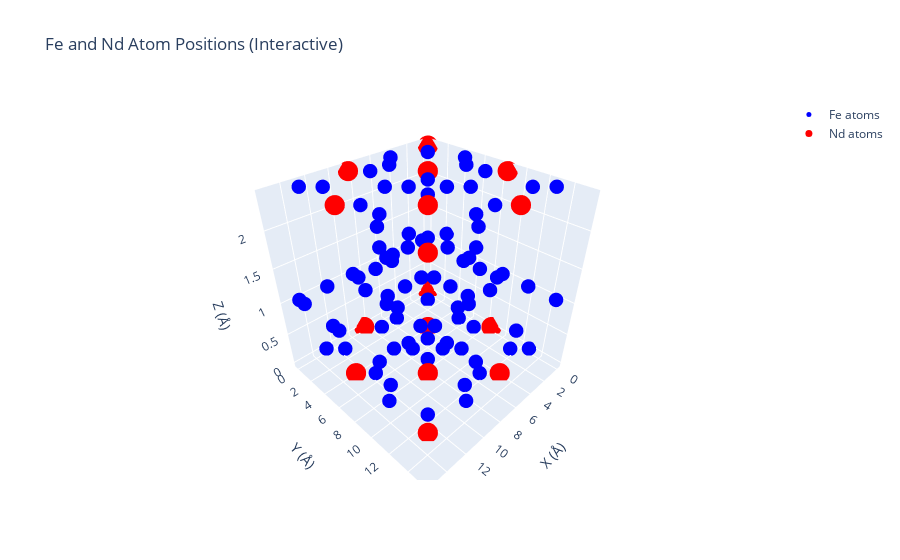

The code cell stored with this chart in its notebook:
### Code cell
import numpy as np
import plotly.graph_objects as go

# Load both datasets
fe_data = np.loadtxt('Parcial2/CMA_simulated annealing_imanes_Fe_positions.txt')
nd_data = np.loadtxt('Parcial2/CMA_simulated annealing_imanes_Nd_positions.txt')
# Create interactive 3D scatter plot with both atom types
fig = go.Figure()

# Add Fe atoms (red)
fig.add_trace(go.Scatter3d(
    x=fe_data[:, 0],
    y=fe_data[:, 1],
    z=fe_data[:, 2],
    mode='markers',
    name='Fe atoms',
    marker=dict(
        size=5,
        color='blue',
        symbol='circle'
    )
))

# Add Nd atoms (blue)
fig.add_trace(go.Scatter3d(
    x=nd_data[:, 0],
    y=nd_data[:, 1],
    z=nd_data[:, 2],
    mode='markers',
    name='Nd atoms',
    marker=dict(
        size=7,  # Slightly larger for Nd
        color='red',
        symbol='circle'
    )
))

fig.update_layout(
    title='Fe and Nd Atom Positions (Interactive)',
    scene=dict(
        xaxis_title='X (Å)',
        yaxis_title='Y (Å)',
        zaxis_title='Z (Å)',
        #aspectmode='data'  # Keep aspect ratio
    ),
    showlegend=True
)

fig.show()
